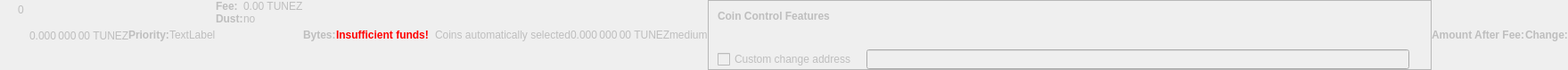
    <widget class="QWidget" name="dummyHideWidget" native="true">
     <property name="enabled">
      <bool>false</bool>
     </property>
     <property name="maximumSize">
      <size>
       <width>100</width>
       <height>22</height>
      </size>
     </property>
     <layout class="QHBoxLayout" name="dummyHideLayout">
      <property name="spacing">
       <number>0</number>
      </property>
      <property name="leftMargin">
       <number>0</number>
      </property>
      <property name="topMargin">
       <number>0</number>
      </property>
      <property name="rightMargin">
       <number>0</number>
      </property>
      <property name="bottomMargin">
       <number>0</number>
      </property>
      <item>
       <layout class="QFormLayout" name="formLayoutCoinControl1">
        <property name="horizontalSpacing">
         <number>10</number>
        </property>
        <property name="verticalSpacing">
         <number>14</number>
        </property>
        <property name="leftMargin">
         <number>10</number>
        </property>
        <property name="topMargin">
         <number>4</number>
        </property>
        <property name="rightMargin">
         <number>6</number>
        </property>
        <item row="0" column="1">
         <widget class="QLabel" name="labelCoinControlBytes">
          <property name="cursor">
           <cursorShape>IBeamCursor</cursorShape>
          </property>
          <property name="contextMenuPolicy">
           <enum>Qt::ActionsContextMenu</enum>
          </property>
          <property name="text">
           <string notr="true">0</string>
          </property>
          <property name="textInteractionFlags">
           <set>Qt::LinksAccessibleByMouse|Qt::TextSelectableByKeyboard|Qt::TextSelectableByMouse</set>
          </property>
         </widget>
        </item>
       </layout>
      </item>
      <item>
       <widget class="QLabel" name="labelCoinControlAfterFee">
        <property name="enabled">
         <bool>false</bool>
        </property>
        <property name="sizePolicy">
         <sizepolicy hsizetype="Fixed" vsizetype="Fixed">
          <horstretch>0</horstretch>
          <verstretch>0</verstretch>
         </sizepolicy>
        </property>
        <property name="minimumSize">
         <size>
          <width>111</width>
          <height>12</height>
         </size>
        </property>
        <property name="maximumSize">
         <size>
          <width>111</width>
          <height>12</height>
         </size>
        </property>
        <property name="cursor">
         <cursorShape>IBeamCursor</cursorShape>
        </property>
        <property name="contextMenuPolicy">
         <enum>Qt::ActionsContextMenu</enum>
        </property>
        <property name="text">
         <string notr="true">0.000 000 00 TUNEZ</string>
        </property>
        <property name="textInteractionFlags">
         <set>Qt::LinksAccessibleByMouse|Qt::TextSelectableByKeyboard|Qt::TextSelectableByMouse</set>
        </property>
       </widget>
      </item>
      <item>
       <widget class="QLabel" name="labelCoinControlPriorityText">
        <property name="enabled">
         <bool>false</bool>
        </property>
        <property name="font">
         <font>
          <weight>75</weight>
          <bold>true</bold>
         </font>
        </property>
        <property name="text">
         <string>Priority:</string>
        </property>
       </widget>
      </item>
      <item>
       <layout class="QHBoxLayout" name="horizontalLayout">
        <item>
         <widget class="QLabel" name="WarningLabel">
          <property name="text">
           <string>TextLabel</string>
          </property>
         </widget>
        </item>
       </layout>
      </item>
      <item>
       <layout class="QFormLayout" name="formLayoutCoinControl3">
        <property name="horizontalSpacing">
         <number>0</number>
        </property>
        <property name="verticalSpacing">
         <number>0</number>
        </property>
        <property name="leftMargin">
         <number>0</number>
        </property>
        <property name="topMargin">
         <number>0</number>
        </property>
        <property name="rightMargin">
         <number>0</number>
        </property>
        <item row="0" column="0">
         <widget class="QLabel" name="labelCoinControlFeeText">
          <property name="enabled">
           <bool>false</bool>
          </property>
          <property name="font">
           <font>
            <weight>75</weight>
            <bold>true</bold>
           </font>
          </property>
          <property name="text">
           <string>Fee:</string>
          </property>
          <property name="margin">
           <number>0</number>
          </property>
         </widget>
        </item>
        <item row="0" column="1">
         <widget class="QLabel" name="labelCoinControlFee">
          <property name="enabled">
           <bool>false</bool>
          </property>
          <property name="cursor">
           <cursorShape>IBeamCursor</cursorShape>
          </property>
          <property name="contextMenuPolicy">
           <enum>Qt::ActionsContextMenu</enum>
          </property>
          <property name="text">
           <string notr="true">0.00 TUNEZ</string>
          </property>
          <property name="textInteractionFlags">
           <set>Qt::LinksAccessibleByMouse|Qt::TextSelectableByKeyboard|Qt::TextSelectableByMouse</set>
          </property>
         </widget>
        </item>
        <item row="1" column="0">
         <widget class="QLabel" name="labelCoinControlLowOutputText">
          <property name="enabled">
           <bool>false</bool>
          </property>
          <property name="font">
           <font>
            <weight>75</weight>
            <bold>true</bold>
           </font>
          </property>
          <property name="text">
           <string>Dust:</string>
          </property>
         </widget>
        </item>
        <item row="1" column="1">
         <widget class="QLabel" name="labelCoinControlLowOutput">
          <property name="enabled">
           <bool>false</bool>
          </property>
          <property name="cursor">
           <cursorShape>IBeamCursor</cursorShape>
          </property>
          <property name="contextMenuPolicy">
           <enum>Qt::ActionsContextMenu</enum>
          </property>
          <property name="text">
           <string>no</string>
          </property>
          <property name="textInteractionFlags">
           <set>Qt::LinksAccessibleByMouse|Qt::TextSelectableByKeyboard|Qt::TextSelectableByMouse</set>
          </property>
         </widget>
        </item>
       </layout>
      </item>
      <item>
       <widget class="QLabel" name="labelCoinControlBytesText">
        <property name="enabled">
         <bool>false</bool>
        </property>
        <property name="font">
         <font>
          <weight>75</weight>
          <bold>true</bold>
         </font>
        </property>
        <property name="text">
         <string>Bytes:</string>
        </property>
       </widget>
      </item>
      <item>
       <layout class="QFormLayout" name="formLayoutCoinControl2">
        <property name="horizontalSpacing">
         <number>0</number>
        </property>
        <property name="verticalSpacing">
         <number>0</number>
        </property>
        <property name="leftMargin">
         <number>0</number>
        </property>
        <property name="topMargin">
         <number>0</number>
        </property>
        <property name="rightMargin">
         <number>0</number>
        </property>
       </layout>
      </item>
      <item>
       <layout class="QHBoxLayout" name="horizontalLayoutCoinControl2">
        <property name="spacing">
         <number>0</number>
        </property>
        <property name="bottomMargin">
         <number>0</number>
        </property>
       </layout>
      </item>
      <item>
       <widget class="QLabel" name="labelCoinControlInsuffFunds">
        <property name="enabled">
         <bool>false</bool>
        </property>
        <property name="minimumSize">
         <size>
          <width>0</width>
          <height>0</height>
         </size>
        </property>
        <property name="font">
         <font>
          <weight>75</weight>
          <bold>true</bold>
         </font>
        </property>
        <property name="styleSheet">
         <string notr="true">color:red;font-weight:bold;</string>
        </property>
        <property name="text">
         <string>Insufficient funds!</string>
        </property>
        <property name="margin">
         <number>5</number>
        </property>
       </widget>
      </item>
      <item>
       <layout class="QFormLayout" name="formLayoutCoinControl4">
        <property name="horizontalSpacing">
         <number>0</number>
        </property>
        <property name="verticalSpacing">
         <number>0</number>
        </property>
        <property name="leftMargin">
         <number>0</number>
        </property>
        <property name="topMargin">
         <number>0</number>
        </property>
        <property name="rightMargin">
         <number>0</number>
        </property>
       </layout>
      </item>
      <item>
       <widget class="QLabel" name="labelCoinControlChangeLabel">
        <property name="enabled">
         <bool>false</bool>
        </property>
        <property name="sizePolicy">
         <sizepolicy hsizetype="Preferred" vsizetype="Expanding">
          <horstretch>0</horstretch>
          <verstretch>0</verstretch>
         </sizepolicy>
        </property>
        <property name="minimumSize">
         <size>
          <width>0</width>
          <height>0</height>
         </size>
        </property>
        <property name="text">
         <string/>
        </property>
        <property name="margin">
         <number>3</number>
        </property>
       </widget>
      </item>
      <item>
       <widget class="QLabel" name="labelCoinControlAutomaticallySelected">
        <property name="enabled">
         <bool>false</bool>
        </property>
        <property name="sizePolicy">
         <sizepolicy hsizetype="Fixed" vsizetype="Fixed">
          <horstretch>0</horstretch>
          <verstretch>0</verstretch>
         </sizepolicy>
        </property>
        <property name="minimumSize">
         <size>
          <width>0</width>
          <height>0</height>
         </size>
        </property>
        <property name="maximumSize">
         <size>
          <width>240</width>
          <height>16777215</height>
         </size>
        </property>
        <property name="text">
         <string>Coins automatically selected</string>
        </property>
        <property name="margin">
         <number>5</number>
        </property>
       </widget>
      </item>
      <item>
       <widget class="QLabel" name="labelCoinControlChange">
        <property name="enabled">
         <bool>false</bool>
        </property>
        <property name="sizePolicy">
         <sizepolicy hsizetype="Fixed" vsizetype="Fixed">
          <horstretch>0</horstretch>
          <verstretch>0</verstretch>
         </sizepolicy>
        </property>
        <property name="minimumSize">
         <size>
          <width>111</width>
          <height>0</height>
         </size>
        </property>
        <property name="maximumSize">
         <size>
          <width>111</width>
          <height>16777215</height>
         </size>
        </property>
        <property name="cursor">
         <cursorShape>IBeamCursor</cursorShape>
        </property>
        <property name="contextMenuPolicy">
         <enum>Qt::ActionsContextMenu</enum>
        </property>
        <property name="text">
         <string notr="true">0.000 000 00 TUNEZ</string>
        </property>
        <property name="textInteractionFlags">
         <set>Qt::LinksAccessibleByMouse|Qt::TextSelectableByKeyboard|Qt::TextSelectableByMouse</set>
        </property>
       </widget>
      </item>
      <item>
       <widget class="QLabel" name="labelCoinControlPriority">
        <property name="enabled">
         <bool>false</bool>
        </property>
        <property name="cursor">
         <cursorShape>IBeamCursor</cursorShape>
        </property>
        <property name="contextMenuPolicy">
         <enum>Qt::ActionsContextMenu</enum>
        </property>
        <property name="text">
         <string>medium</string>
        </property>
        <property name="textInteractionFlags">
         <set>Qt::LinksAccessibleByMouse|Qt::TextSelectableByKeyboard|Qt::TextSelectableByMouse</set>
        </property>
       </widget>
      </item>
      <item>
       <widget class="QFrame" name="frameCoinControl">
        <property name="sizePolicy">
         <sizepolicy hsizetype="Expanding" vsizetype="Expanding">
          <horstretch>0</horstretch>
          <verstretch>0</verstretch>
         </sizepolicy>
        </property>
        <property name="maximumSize">
         <size>
          <width>16777215</width>
          <height>16777215</height>
         </size>
        </property>
        <property name="frameShape">
         <enum>QFrame::StyledPanel</enum>
        </property>
        <property name="frameShadow">
         <enum>QFrame::Sunken</enum>
        </property>
        <layout class="QVBoxLayout" name="verticalLayoutCoinControl2_2">
         <property name="spacing">
          <number>0</number>
         </property>
         <property name="leftMargin">
          <number>0</number>
         </property>
         <property name="topMargin">
          <number>0</number>
         </property>
         <property name="rightMargin">
          <number>0</number>
         </property>
         <property name="bottomMargin">
          <number>0</number>
         </property>
         <item>
          <layout class="QVBoxLayout" name="verticalLayoutCoinControl" stretch="0,0,0,1">
           <property name="spacing">
            <number>0</number>
           </property>
           <property name="leftMargin">
            <number>10</number>
           </property>
           <property name="topMargin">
            <number>10</number>
           </property>
           <item>
            <layout class="QHBoxLayout" name="horizontalLayoutCoinControl1">
             <property name="bottomMargin">
              <number>15</number>
             </property>
             <item>
              <widget class="QLabel" name="labelCoinControlFeatures">
               <property name="enabled">
                <bool>false</bool>
               </property>
               <property name="sizePolicy">
                <sizepolicy hsizetype="Preferred" vsizetype="Maximum">
                 <horstretch>0</horstretch>
                 <verstretch>0</verstretch>
                </sizepolicy>
               </property>
               <property name="font">
                <font>
                 <weight>75</weight>
                 <bold>true</bold>
                </font>
               </property>
               <property name="styleSheet">
                <string notr="true">font-weight:bold;</string>
               </property>
               <property name="text">
                <string>Coin Control Features</string>
               </property>
              </widget>
             </item>
            </layout>
           </item>
           <item>
            <widget class="QWidget" name="widgetCoinControl" native="true">
             <property name="sizePolicy">
              <sizepolicy hsizetype="Preferred" vsizetype="Preferred">
               <horstretch>0</horstretch>
               <verstretch>0</verstretch>
              </sizepolicy>
             </property>
             <property name="minimumSize">
              <size>
               <width>0</width>
               <height>0</height>
              </size>
             </property>
             <property name="styleSheet">
              <string notr="true"/>
             </property>
             <layout class="QHBoxLayout" name="horizontalLayoutCoinControl5_2">
              <property name="leftMargin">
               <number>0</number>
              </property>
              <property name="topMargin">
               <number>0</number>
              </property>
              <property name="rightMargin">
               <number>0</number>
              </property>
              <property name="bottomMargin">
               <number>0</number>
              </property>
              <item>
               <layout class="QHBoxLayout" name="horizontalLayoutCoinControl3">
                <property name="spacing">
                 <number>20</number>
                </property>
                <property name="topMargin">
                 <number>0</number>
                </property>
                <property name="bottomMargin">
                 <number>10</number>
                </property>
               </layout>
              </item>
             </layout>
            </widget>
           </item>
           <item>
            <layout class="QHBoxLayout" name="horizontalLayoutCoinControl4" stretch="0,0,0">
             <property name="spacing">
              <number>12</number>
             </property>
             <property name="sizeConstraint">
              <enum>QLayout::SetDefaultConstraint</enum>
             </property>
             <property name="topMargin">
              <number>5</number>
             </property>
             <property name="rightMargin">
              <number>5</number>
             </property>
             <item>
              <widget class="QCheckBox" name="checkBoxCoinControlChange">
               <property name="enabled">
                <bool>false</bool>
               </property>
               <property name="toolTip">
                <string>If this is activated, but the change address is empty or invalid, change will be sent to a newly generated address.</string>
               </property>
               <property name="text">
                <string>Custom change address</string>
               </property>
              </widget>
             </item>
             <item>
              <widget class="QValidatedLineEdit" name="lineEditCoinControlChange">
               <property name="enabled">
                <bool>false</bool>
               </property>
               <property name="sizePolicy">
                <sizepolicy hsizetype="Expanding" vsizetype="Fixed">
                 <horstretch>0</horstretch>
                 <verstretch>0</verstretch>
                </sizepolicy>
               </property>
              </widget>
             </item>
             <item>
              <widget class="QLabel" name="labelCoinControlChangeLabel_2">
               <property name="sizePolicy">
                <sizepolicy hsizetype="Preferred" vsizetype="Expanding">
                 <horstretch>0</horstretch>
                 <verstretch>0</verstretch>
                </sizepolicy>
               </property>
               <property name="minimumSize">
                <size>
                 <width>0</width>
                 <height>0</height>
                </size>
               </property>
               <property name="text">
                <string/>
               </property>
               <property name="margin">
                <number>3</number>
               </property>
              </widget>
             </item>
            </layout>
           </item>
           <item>
            <spacer name="verticalSpacerCoinControl">
             <property name="orientation">
              <enum>Qt::Vertical</enum>
             </property>
             <property name="sizeHint" stdset="0">
              <size>
               <width>800</width>
               <height>1</height>
              </size>
             </property>
            </spacer>
           </item>
          </layout>
         </item>
        </layout>
       </widget>
      </item>
      <item>
       <widget class="QLabel" name="labelCoinControlAfterFeeText">
        <property name="enabled">
         <bool>false</bool>
        </property>
        <property name="minimumSize">
         <size>
          <width>0</width>
          <height>0</height>
         </size>
        </property>
        <property name="maximumSize">
         <size>
          <width>16777215</width>
          <height>16777215</height>
         </size>
        </property>
        <property name="font">
         <font>
          <weight>75</weight>
          <bold>true</bold>
         </font>
        </property>
        <property name="text">
         <string>Amount After Fee:</string>
        </property>
        <property name="alignment">
         <set>Qt::AlignLeading|Qt::AlignLeft|Qt::AlignVCenter</set>
        </property>
        <property name="margin">
         <number>0</number>
        </property>
       </widget>
      </item>
      <item>
       <widget class="QLabel" name="labelCoinControlChangeText">
        <property name="enabled">
         <bool>false</bool>
        </property>
        <property name="sizePolicy">
         <sizepolicy hsizetype="Preferred" vsizetype="Preferred">
          <horstretch>0</horstretch>
          <verstretch>0</verstretch>
         </sizepolicy>
        </property>
        <property name="minimumSize">
         <size>
          <width>0</width>
          <height>0</height>
         </size>
        </property>
        <property name="maximumSize">
         <size>
          <width>16777215</width>
          <height>16777215</height>
         </size>
        </property>
        <property name="font">
         <font>
          <weight>75</weight>
          <bold>true</bold>
         </font>
        </property>
        <property name="text">
         <string>Change:</string>
        </property>
        <property name="alignment">
         <set>Qt::AlignLeading|Qt::AlignLeft|Qt::AlignVCenter</set>
        </property>
       </widget>
      </item>
     </layout>
    </widget>
